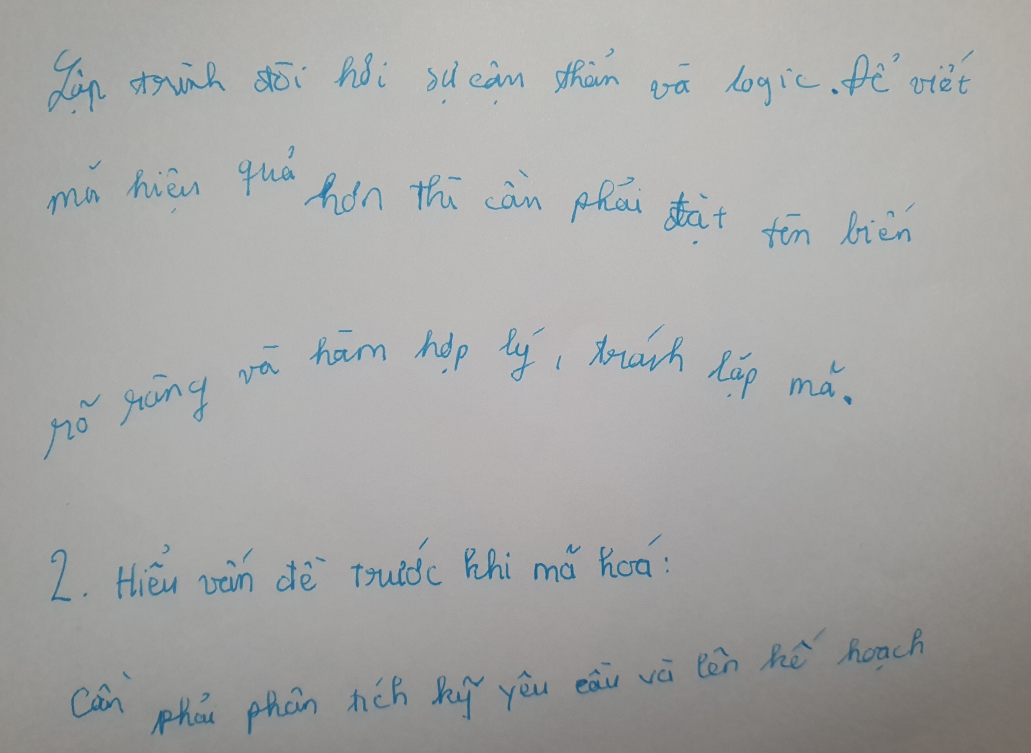
#> input picture uploads/image.jpg, 2062 x 1506 px (shown at 1/2 size)
$ python -i image_processing.py   (imports and definitions only)
#> lines starting #> are read from the running program, lines starting #| are printed output that depends on the picture; after the words box and inside, x2 and y2 are one past the last pixel; in counts of white or black regions, pixels touching at a corner belong together
#> further down, picture is the input picture: shape (1506, 2062, 3); mean B, G, R 165.7, 166.9, 165.9
import cv2
import numpy as np
import os

# [124 lines left out: functions preprocess_image, rotation, crop_whitespace, change_background_to_white, add_padding, not called in this run]

def shadow_removal(image):
    image = cv2.cvtColor(image, cv2.COLOR_BGR2GRAY)
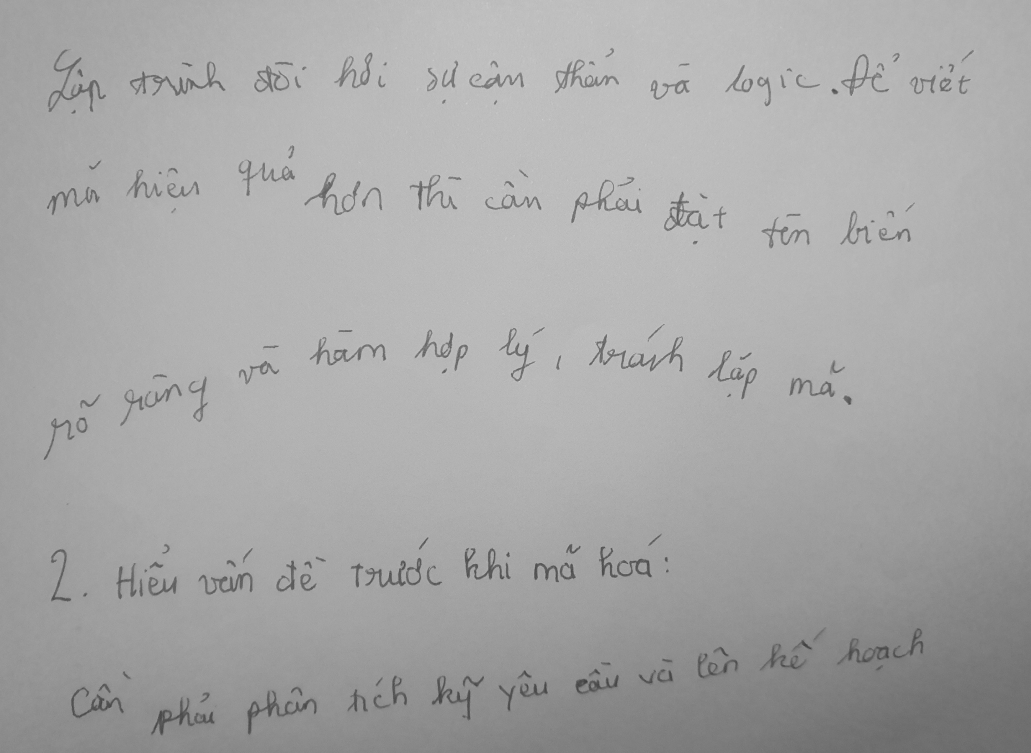
#> image: shape (1506, 2062) (shown at 1/2 size); min 54, max 217, mean 166.5

    # Áp dụng Otsu Thresholding để tách nền và chữ
    _, binary = cv2.threshold(image, 0, 255, cv2.THRESH_BINARY + cv2.THRESH_OTSU)
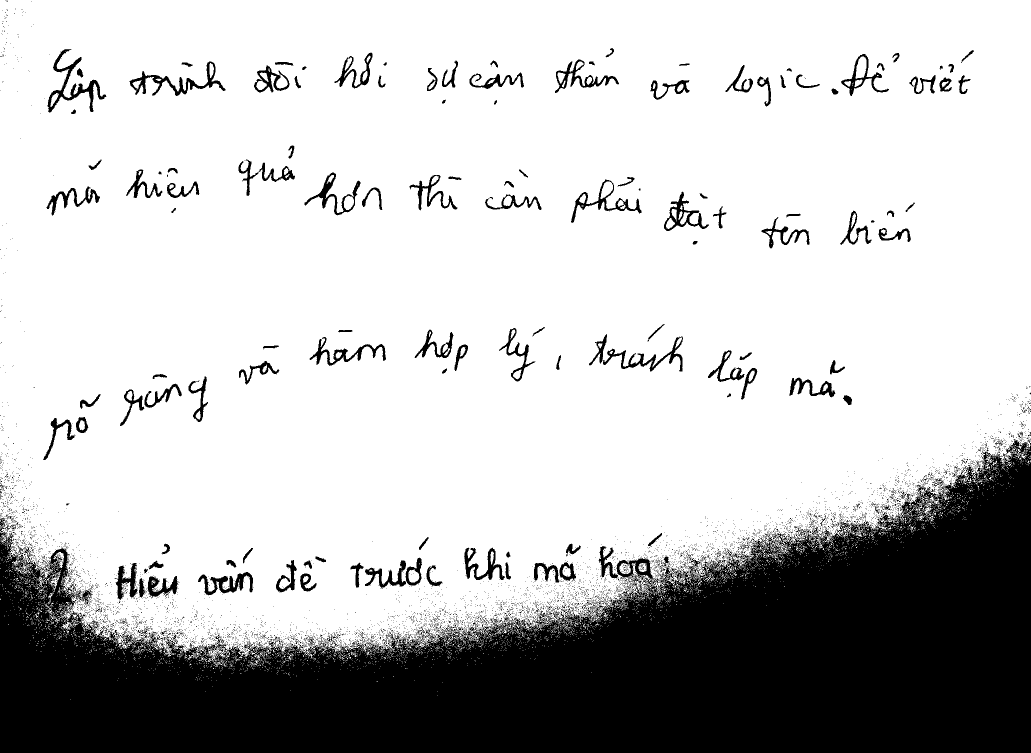
#> binary: shape (1506, 2062) (shown at 1/2 size); 75.8% white; 5993 black regions (5799 under 20 px), largest, box (x1, y1, x2, y2) and area: (0, 880, 2062, 1506) 667932, (95, 98, 213, 225) 2896, (259, 123, 452, 192) 2694

    # Làm mờ nền bằng Gaussian Blur
    blurred = cv2.GaussianBlur(image, (21, 21), 0)

    # Trừ nền để giữ lại chi tiết
    normalized = cv2.divide(image, blurred, scale=255)
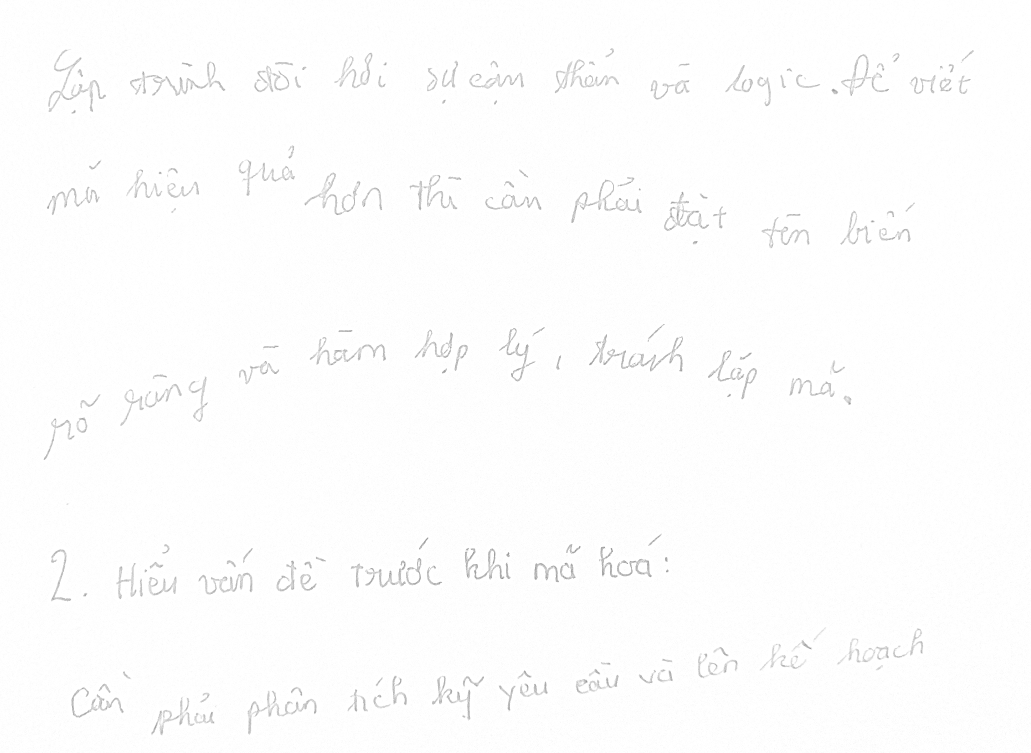
#> normalized: shape (1506, 2062) (shown at 1/2 size); min 116, max 255, mean 252.8

    # Làm sáng nền bằng cách tăng giá trị cường độ sáng
    bright_background = cv2.add(normalized, 20)

    # Chỉnh gamma để làm sáng nền
    gamma = 1.5
    gamma_correction = ((bright_background / 255.0) ** (1 / gamma)) * 255
    bright_corrected = gamma_correction.astype(np.uint8)

    # Chỉ áp dụng làm sáng lên nền bằng cách sử dụng mask
    result = cv2.bitwise_and(bright_corrected, bright_corrected, mask=~binary)
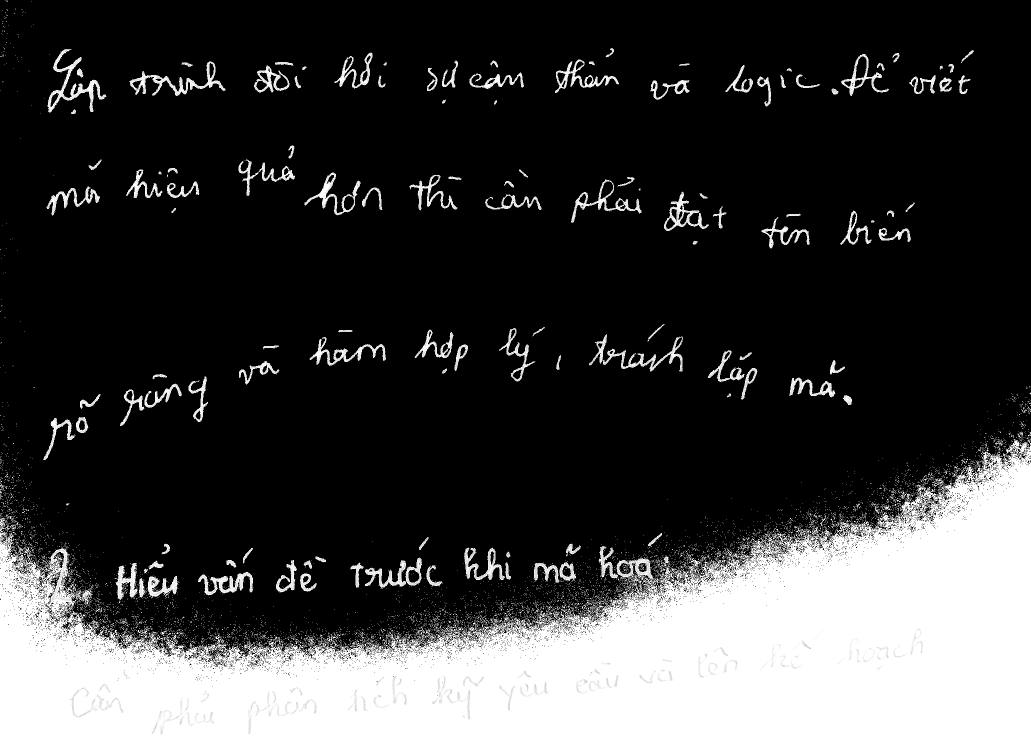
#> result: shape (1506, 2062) (shown at 1/2 size); min 0, max 255, mean 61.3
    result = cv2.bitwise_or(result, binary)

    threshold = 240  # Ngưỡng để xác định màu trắng
    binary_to_black = np.where(result < threshold, 0, 255).astype("uint8")
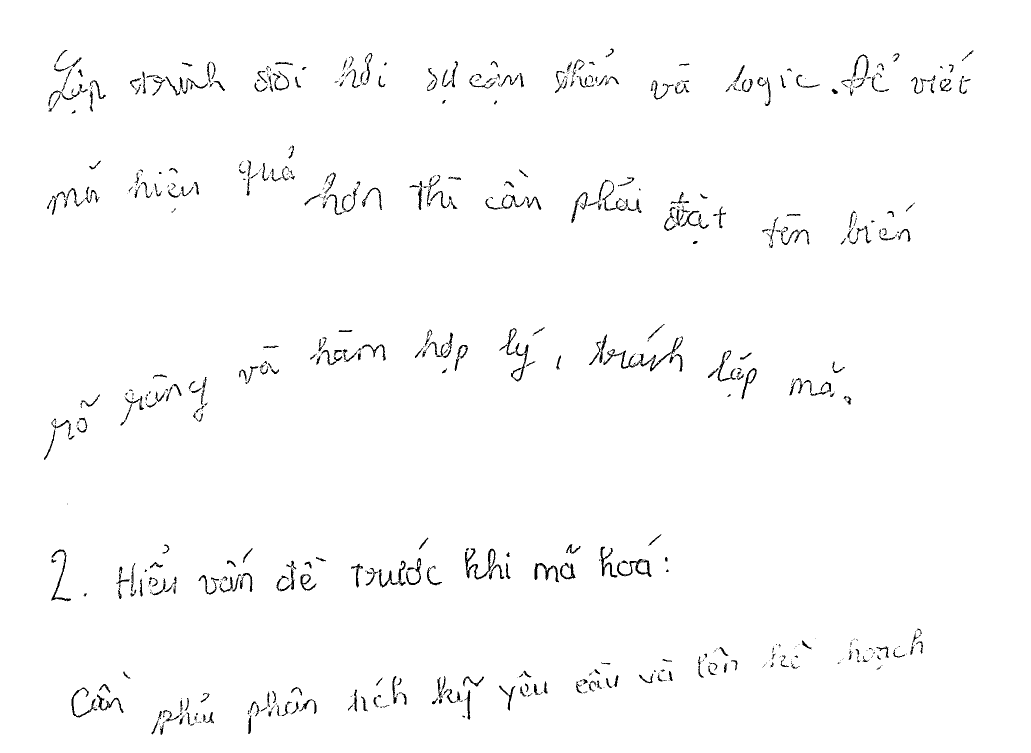
#> binary_to_black: shape (1506, 2062) (shown at 1/2 size); 98.4% white; 760 black regions (371 under 20 px), largest, box (x1, y1, x2, y2) and area: (1207, 673, 1366, 743) 1186, (930, 1097, 991, 1159) 880, (998, 656, 1057, 763) 857

    return binary_to_black

>>> import cv2
>>> picture = cv2.imread('../../uploads/image.jpg')
>>> result = shadow_removal(picture)

$ run again, on uploads/A.png
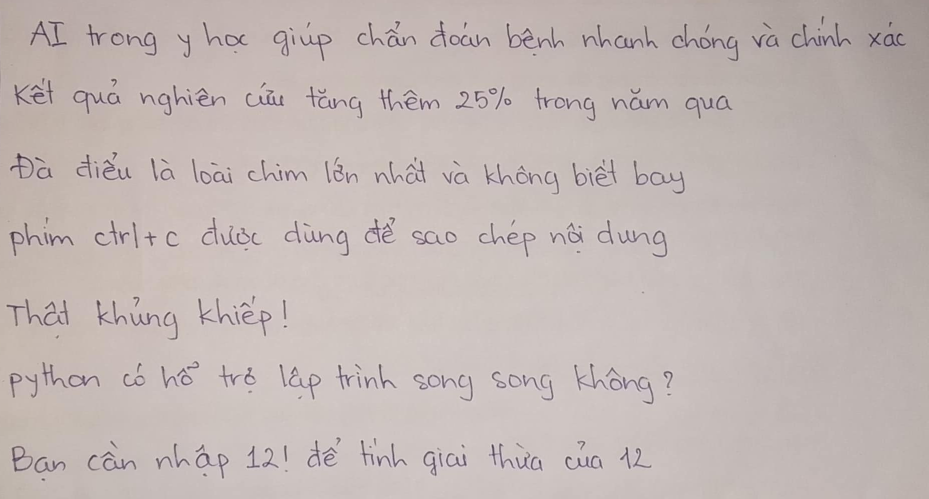
#> input picture uploads/A.png, 1857 x 997 px (shown at 1/2 size)
#> picture is the input picture: shape (997, 1857, 3); mean B, G, R 180.3, 183.1, 194.2
#> in shadow_removal, `_, binary = cv2.threshold(image, 0, 255, cv2.THRESH_BINARY + cv2.THRES..`:
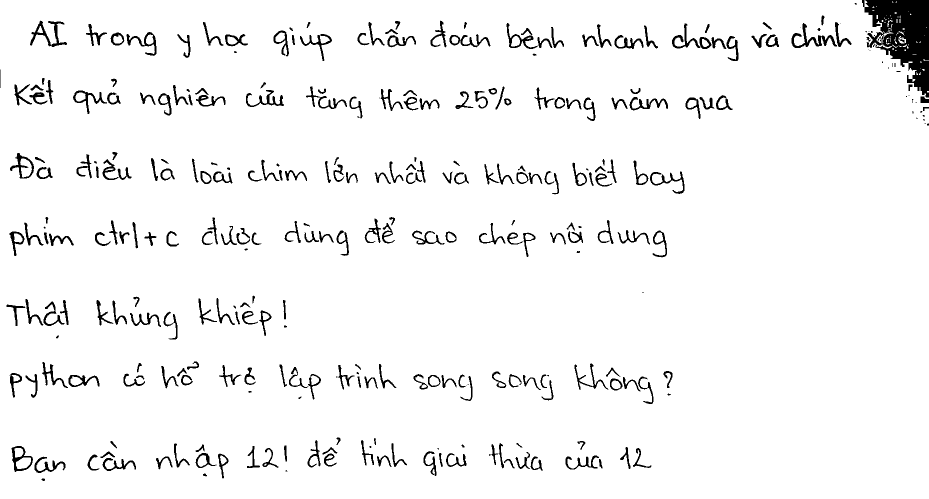
#> binary: shape (997, 1857) (shown at 1/2 size); 95.5% white; 316 black regions (45 under 20 px), largest, box (x1, y1, x2, y2) and area: (1724, 0, 1857, 195) 14230, (1583, 46, 1674, 96) 1138, (60, 41, 134, 94) 1059
#> in shadow_removal, `binary_to_black = np.where(result < threshold, 0, 255).astype("uint8")`:
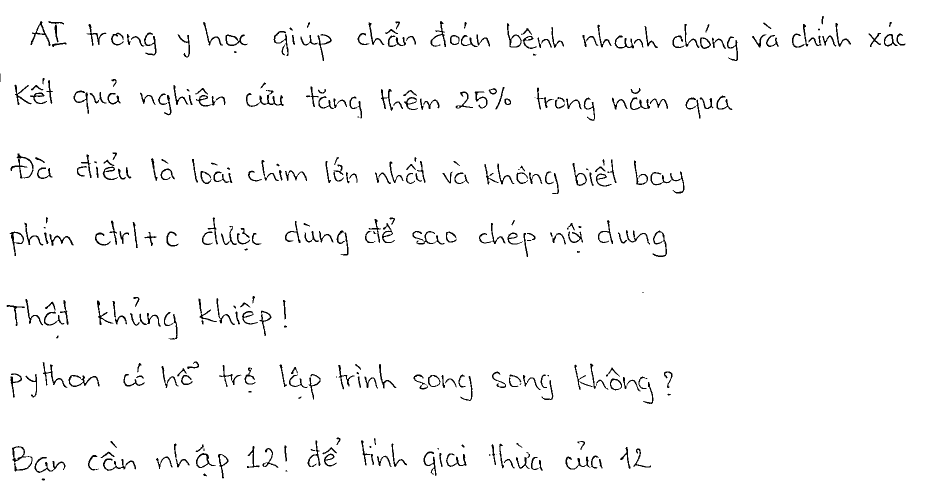
#> binary_to_black: shape (997, 1857) (shown at 1/2 size); 97.3% white; black in thin lines or dots
